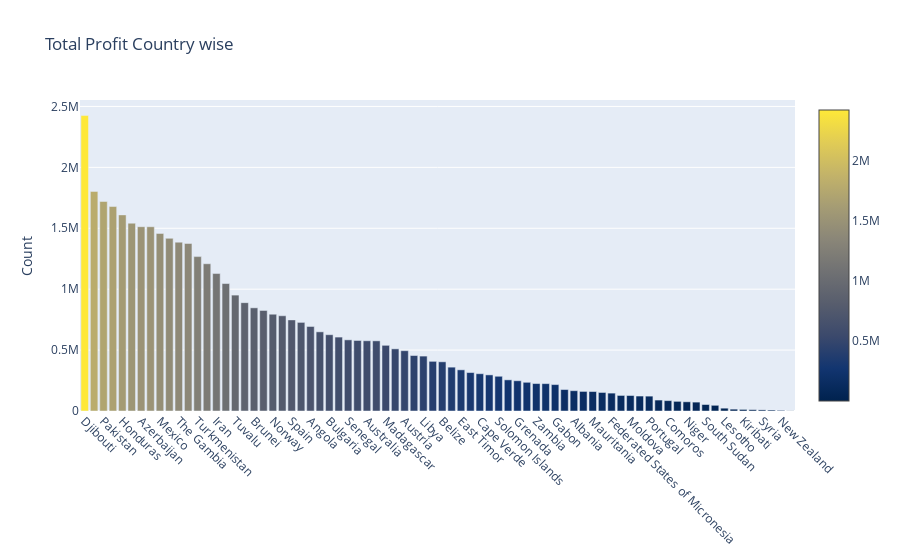

The notebook cell this image was saved under:
### Code cell
#TotalPrice = data.groupby(['Country'])['Pack Price'].sum().nlargest(15)
F=df.groupby('Country').Total_Profit.sum().to_frame().sort_values(by='Total_Profit', ascending=False)
trace=go.Bar(x=F.index, y=F.Total_Profit, marker=dict(color = F.Total_Profit, colorscale='Cividis',showscale=True))
ddata=[trace]
layout = go.Layout(xaxis=dict(tickangle=45),title='Total Profit Country wise', yaxis = dict(title = 'Count'))
fig = go.Figure(data=ddata, layout=layout)
py.iplot(fig)

### Figure 1 — Plotly figure (JSON) as saved in the notebook; plotly's stock layout.template omitted (floating-point values rounded to 4 significant figures)
{"data": [{"marker": {"color": [2425000.0, 1803000.0, 1720000.0, 1679000.0, 1610000.0, 1542000.0, 1513000.0, 1513000.0, 1458000.0, 1417000.0, 1386000.0, 1375000.0, 1267000.0, 1209000.0, 1128000.0, 1046000.0, 951400.0, 889500.0, 846885, 825700.0, 794400.0, 781700.0, 747900.0, 727400.0, 693900.0, 649900.0, 626200.0, 606800.0, 584100.0, 579000.0, 576600.0, 575900.0, 539200.0, 510200.0, 495000.0, 455335, 450800.0, 407600.0, 403800.0, 359900.0, 337900.0, 315600.0, 306100.0, 296400.0, 285100.0, 255700.0, 248400.0, 235600.0, 225200.0, 224600.0, 216900.0, 176200.0, 166600.0, 160600.0, 159800.0, 152100.0, 146900.0, 127700.0, 127100.0, 122800.0, 122000.0, 89900.0, 85220.0, 79250.0, 75560.0, 72980.0, 53250.0, 46740.0, 23150.0, 15100.0, 13010.0, 10800.0, 9119.0, 7828.0, 5271.0, 1258.0], "colorscale": [[0, "#00224e"], [0.1111, "#123570"], [0.2222, "#3b496c"], [0.3333, "#575d6d"], [0.4444, "#707173"], [0.5556, "#8a8678"], [0.6667, "#a59c74"], [0.7778, "#c3b369"], [0.8889, "#e1cc55"], [1, "#fee838"]], "showscale": true}, "type": "bar", "x": ["Djibouti", "Myanmar", "Pakistan", "Samoa ", "Honduras", "Iceland", "Azerbaijan", "Switzerland", "Mexico", "Rwanda", "The Gambia", "Romania", "Turkmenistan", "Sri Lanka", "Iran", "Lithuania", "Tuvalu", "Mozambique", "Brunei", "Monaco", "Norway", "Cameroon", "Spain", "Fiji", "Angola", "Sierra Leone", "Bulgaria", "Bangladesh", "Senegal", "Lebanon", "Australia", "Macedonia", "Madagascar", "Burkina Faso", "Austria", "San Marino", "Libya", "Kenya", "Belize", "Saudi Arabia", "East Timor", "France", "Cape Verde", "Haiti", "Solomon Islands", "Cote d'Ivoire", "Grenada", "Laos", "Zambia", "Russia", "Gabon", "Sao Tome and Principe", "Albania", "Costa Rica", "Mauritania", "Republic of the Congo", "Federated States of Micronesia", "Nicaragua", "Moldova ", "Mongolia", "Portugal", "Democratic Republic of the Congo", "Comoros", "Mali", "Niger", "Slovenia", "South Sudan", "United Kingdom", "Lesotho", "Malaysia", "Kiribati", "Slovakia", "Syria", "Kyrgyzstan", "New Zealand", "Kuwait"], "y": [2425000.0, 1803000.0, 1720000.0, 1679000.0, 1610000.0, 1542000.0, 1513000.0, 1513000.0, 1458000.0, 1417000.0, 1386000.0, 1375000.0, 1267000.0, 1209000.0, 1128000.0, 1046000.0, 951400.0, 889500.0, 846885, 825700.0, 794400.0, 781700.0, 747900.0, 727400.0, 693900.0, 649900.0, 626200.0, 606800.0, 584100.0, 579000.0, 576600.0, 575900.0, 539200.0, 510200.0, 495000.0, 455335, 450800.0, 407600.0, 403800.0, 359900.0, 337900.0, 315600.0, 306100.0, 296400.0, 285100.0, 255700.0, 248400.0, 235600.0, 225200.0, 224600.0, 216900.0, 176200.0, 166600.0, 160600.0, 159800.0, 152100.0, 146900.0, 127700.0, 127100.0, 122800.0, 122000.0, 89900.0, 85220.0, 79250.0, 75560.0, 72980.0, 53250.0, 46740.0, 23150.0, 15100.0, 13010.0, 10800.0, 9119.0, 7828.0, 5271.0, 1258.0]}], "layout": {"title": {"text": "Total Profit Country wise"}, "xaxis": {"tickangle": 45}, "yaxis": {"title": {"text": "Count"}}}}
